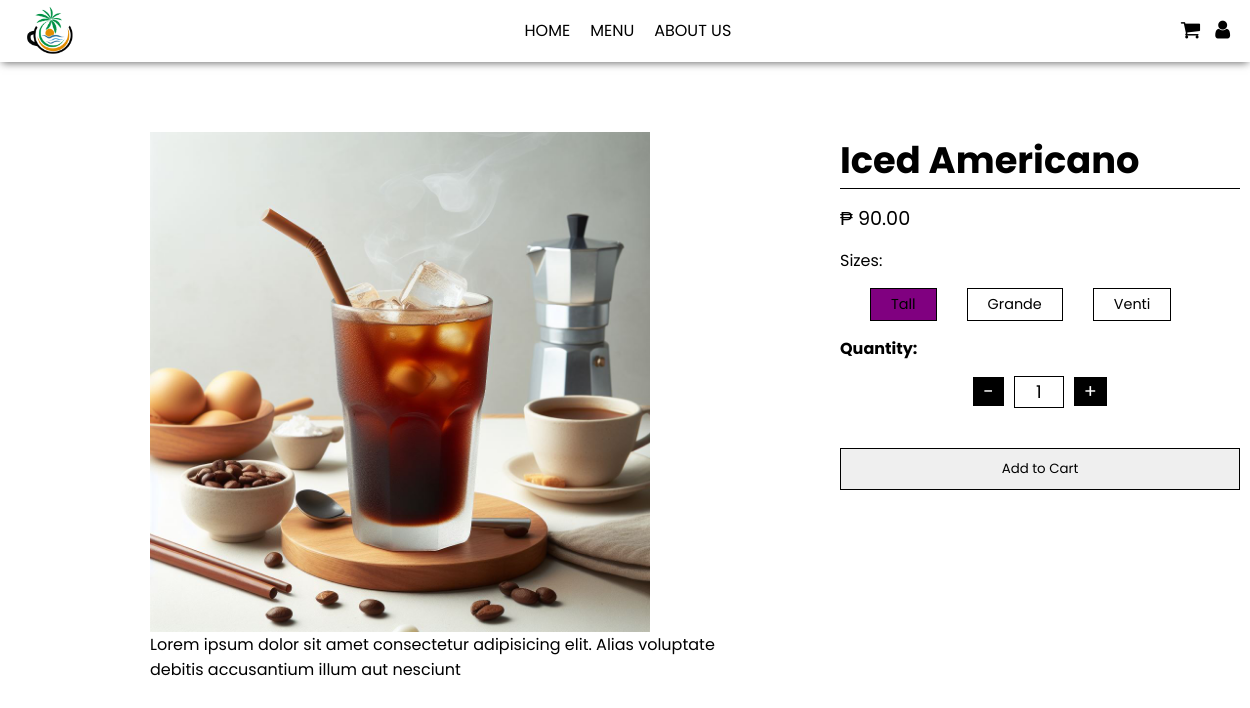
Screenshot of /products.php?id=1 with the database file from the repository.
### tables this page shows
CREATE TABLE products (
  prodid int unsigned AUTO_INCREMENT NOT NULL PRIMARY KEY,
  prodname varchar(50) NOT NULL,
  img text NOT NULL,
  category varchar(30) NOT NULL
);

CREATE TABLE product_sizes (
  sizeid int unsigned AUTO_INCREMENT NOT NULL PRIMARY KEY,
  prodid int unsigned NOT NULL,
  FOREIGN KEY (prodid) REFERENCES products(prodid),
  size_name varchar(20) NOT NULL,
  price decimal(10, 2) NOT NULL
);

### products.php (the view, shortened to what this page needs)
<?php
include('dbconnection.php');
if (isset($_GET['id'])) {
    $product_id = $_GET['id'];
    $sql = "SELECT p.prodname, p.img, ps.size_name, ps.price FROM products p
            LEFT JOIN product_sizes ps ON p.prodid = ps.prodid
            WHERE p.prodid = ?";
    $stmt = mysqli_prepare($conn, $sql);
    if ($stmt) {
        mysqli_stmt_bind_param($stmt, 'i', $product_id);
        mysqli_stmt_execute($stmt);
        mysqli_stmt_bind_result($stmt, $prodname, $img, $size_name, $price);
        $product_sizes = array();
        while (mysqli_stmt_fetch($stmt)) {
            $product_sizes[] = array(
                'prodname' => $prodname,
                'img' => $img,
                'size_name' => $size_name,
                'price' => $price
            );
        }
        if (!empty($product_sizes)) {
            $active_size = $product_sizes[0]['size_name'];
            $active_price = $product_sizes[0]['price'];
            $product = $product_sizes[0];
            ?>
            <html>
            <head>
            </head>
            <body>
            <?php include "header.php"; ?>
            <section class="product-page">
                <div class="product-container">
                    <div class="left-product">
                        <div class="product-image">
                            <img src="<?php echo $product['img']; ?>" alt="">
                        </div>
                        <div class="product-description">
                            <p>Lorem ipsum dolor sit amet consectetur adipisicing elit. Alias voluptate debitis accusantium illum
                                aut nesciunt</p>
                        </div>
                    </div>
                    <div class="right-product">
                        <div class="product-name">
                            <h1><?php echo $product['prodname']; ?></h1>
                        </div>
                        <div class="product-price">
                            <span class="display-price">₱ <?php echo number_format($active_price, 2); ?></span>
                        </div>
                        <div class="product-size">
                            <p>Sizes:</p>
                            <div class="size-button">
                                <?php foreach ($product_sizes as $size) { ?>
                                    <button
                                        onClick="updatePrice(this, '<?php echo $size['size_name']; ?>', <?php echo $size['price']; ?>)"
                                        class="<?php echo ($size['size_name'] === $active_size) ? 'active' : ''; ?>">
                                        <?php echo $size['size_name']; ?>
                                    </button>
                                <?php } ?>
                            </div>
                        </div>
                        <div class="product-quantity">
                            <p>Quantity:</p>
                            <div class="quantity-counter">
                                <span class="decrease" onClick='decreaseCount(event, this)'>-</span>
                                <input type="text" value="1" name="quantity" id="quantity">
                                <span class="increase" onClick='increaseCount(event, this)'>+</span>
                            </div>
                        </div>
                        <div class="cart-buy-button">
                            <form method="post" action="add_to_cart.php">
                                <input type="submit" name="cart" value="Add to Cart"></input>
                            </form>
                        </div>
                    </div>
                </div>
            </section>
            </body>
            </html>
        <?php }
    }
}
?>

### style.css (style rules this page uses)
* { margin: 0; padding: 0; font-family: "Poppins", sans-serif; text-decoration: none; }
.product-page { margin-top: 70px; }
.product-container { display: flex; flex-direction: row; margin-left: 150px; gap: 90px; }
.left-product { display: flex; flex-direction: column; }
.product-image img { width: 500px; height: 500px; }
.product-description p { width: 600px; }
.product-name { border-bottom: 1px solid black; width: 400px; }
.product-name h1 { font-size: 2.3em; }
.product-price { font-size: 1.2em; margin: 15px 0; }
.product-size span, .product-quantity p { font-size: 1em; font-weight: bold; }
.size-button { display: flex; flex-direction: row; margin: 15px 30px; gap: 30px; }
.size-button button { padding: 5px 20px; cursor: pointer; font-size: 0.9em; background: none; border: 1px solid black; }
.size-button button.active { background-color: purple; }
.quantity-counter { width: 150px; margin: 15px auto; display: flex; align-items: center; justify-content: center; gap: 10px; }
.quantity-counter input { width: 50px; border: 1px solid black; line-height: 30px; font-size: 1.1em; text-align: center; }
.quantity-counter span { display: block; font-size: 1.2em; padding: 0 10px; cursor: pointer; background-color: black; color: white; }
.cart-buy-button { display: flex; justify-content: center; align-items: center; flex-direction: column; gap: 30px; margin-top: 40px; }
.cart-buy-button input { padding: 10px 0; width: 400px; text-align: center; background-color: none; color: black; border: 1px solid black; cursor: pointer; }

### rows the page displays
products: img (picture), prodname "Iced Americano"
product_sizes: price "90.00", size_name "Tall"
product_sizes: size_name "Grande"
product_sizes: size_name "Venti"
